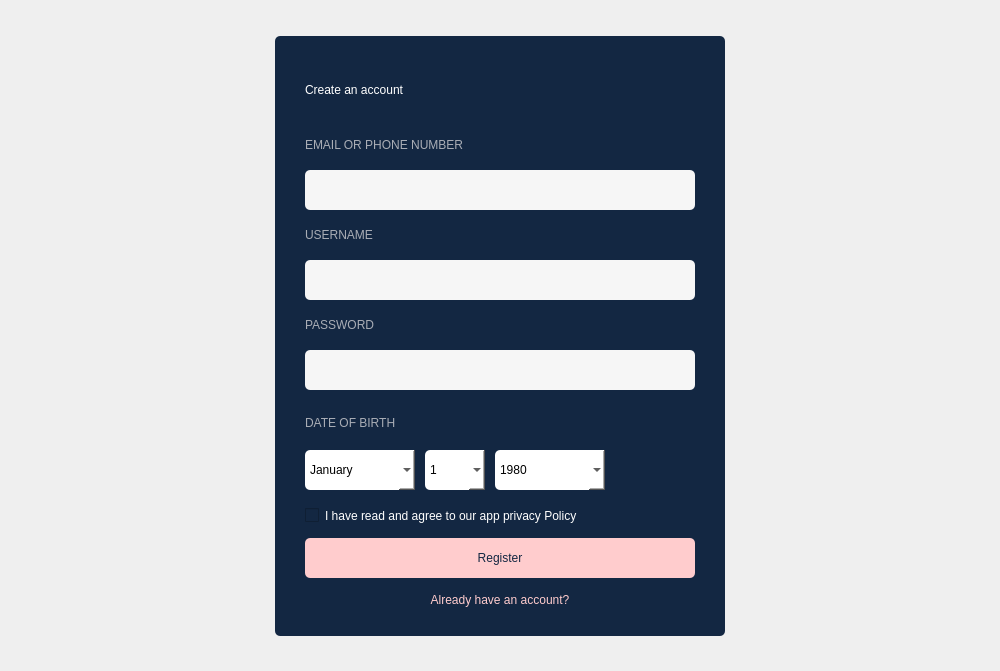
<?xml version="1.0" encoding="UTF-8"?>
<ui version="4.0">
 <class>MainWindow</class>
 <widget class="QMainWindow" name="MainWindow">
  <property name="geometry">
   <rect>
    <x>0</x>
    <y>0</y>
    <width>1000</width>
    <height>671</height>
   </rect>
  </property>
  <property name="windowTitle">
   <string>MainWindow</string>
  </property>
  <widget class="QWidget" name="centralwidget">
   <layout class="QGridLayout" name="gridLayout">
    <item row="0" column="1">
     <widget class="QWidget" name="space_top" native="true"/>
    </item>
    <item row="1" column="0">
     <widget class="QWidget" name="space_left" native="true"/>
    </item>
    <item row="1" column="2">
     <widget class="QWidget" name="space_right" native="true">
      <property name="minimumSize">
       <size>
        <width>150</width>
        <height>0</height>
       </size>
      </property>
     </widget>
    </item>
    <item row="2" column="1">
     <widget class="QWidget" name="space_bottom" native="true"/>
    </item>
    <item row="1" column="1">
     <widget class="QWidget" name="formRegister" native="true">
      <property name="minimumSize">
       <size>
        <width>450</width>
        <height>600</height>
       </size>
      </property>
      <property name="maximumSize">
       <size>
        <width>450</width>
        <height>600</height>
       </size>
      </property>
      <property name="styleSheet">
       <string notr="true">background-color: #132742;
border-radius: 5px;</string>
      </property>
      <layout class="QVBoxLayout" name="verticalLayout">
       <property name="spacing">
        <number>0</number>
       </property>
       <property name="leftMargin">
        <number>30</number>
       </property>
       <property name="rightMargin">
        <number>30</number>
       </property>
       <item>
        <widget class="QLabel" name="title">
         <property name="minimumSize">
          <size>
           <width>0</width>
           <height>60</height>
          </size>
         </property>
         <property name="maximumSize">
          <size>
           <width>16777215</width>
           <height>60</height>
          </size>
         </property>
         <property name="styleSheet">
          <string notr="true">font: 700 22pt &quot;Arial&quot;;
color: #ffffff;
</string>
         </property>
         <property name="text">
          <string>Create an account</string>
         </property>
        </widget>
       </item>
       <item>
        <widget class="QLabel" name="lblEmail">
         <property name="enabled">
          <bool>true</bool>
         </property>
         <property name="minimumSize">
          <size>
           <width>0</width>
           <height>20</height>
          </size>
         </property>
         <property name="maximumSize">
          <size>
           <width>16777215</width>
           <height>20</height>
          </size>
         </property>
         <property name="styleSheet">
          <string notr="true">font: 700 10pt &quot;Segoe UI&quot;;
color: #A9ADB5;</string>
         </property>
         <property name="text">
          <string>EMAIL OR PHONE NUMBER</string>
         </property>
         <property name="scaledContents">
          <bool>true</bool>
         </property>
        </widget>
       </item>
       <item>
        <widget class="QLineEdit" name="txtEmail">
         <property name="minimumSize">
          <size>
           <width>300</width>
           <height>40</height>
          </size>
         </property>
         <property name="maximumSize">
          <size>
           <width>450</width>
           <height>40</height>
          </size>
         </property>
         <property name="baseSize">
          <size>
           <width>20</width>
           <height>20</height>
          </size>
         </property>
         <property name="styleSheet">
          <string notr="true">background-color: #F6F6F6;
color: #132742;
font: 11pt &quot;Segoe UI&quot;;</string>
         </property>
        </widget>
       </item>
       <item>
        <widget class="QLabel" name="user_name">
         <property name="enabled">
          <bool>true</bool>
         </property>
         <property name="minimumSize">
          <size>
           <width>0</width>
           <height>20</height>
          </size>
         </property>
         <property name="maximumSize">
          <size>
           <width>16777215</width>
           <height>20</height>
          </size>
         </property>
         <property name="styleSheet">
          <string notr="true">font: 700 10pt &quot;Segoe UI&quot;;
color: #A9ADB5;</string>
         </property>
         <property name="text">
          <string>USERNAME</string>
         </property>
         <property name="scaledContents">
          <bool>true</bool>
         </property>
        </widget>
       </item>
       <item>
        <widget class="QLineEdit" name="txtUsername">
         <property name="minimumSize">
          <size>
           <width>300</width>
           <height>40</height>
          </size>
         </property>
         <property name="maximumSize">
          <size>
           <width>450</width>
           <height>40</height>
          </size>
         </property>
         <property name="baseSize">
          <size>
           <width>20</width>
           <height>20</height>
          </size>
         </property>
         <property name="styleSheet">
          <string notr="true">background-color: #F6F6F6;
color: #132742;
font: 11pt &quot;Segoe UI&quot;;</string>
         </property>
        </widget>
       </item>
       <item>
        <widget class="QLabel" name="lblPassword">
         <property name="enabled">
          <bool>true</bool>
         </property>
         <property name="minimumSize">
          <size>
           <width>0</width>
           <height>20</height>
          </size>
         </property>
         <property name="maximumSize">
          <size>
           <width>16777215</width>
           <height>20</height>
          </size>
         </property>
         <property name="styleSheet">
          <string notr="true">font: 700 10pt &quot;Segoe UI&quot;;
color: #A9ADB5;</string>
         </property>
         <property name="text">
          <string>PASSWORD</string>
         </property>
         <property name="scaledContents">
          <bool>true</bool>
         </property>
        </widget>
       </item>
       <item>
        <widget class="QLineEdit" name="txtPassword">
         <property name="minimumSize">
          <size>
           <width>250</width>
           <height>40</height>
          </size>
         </property>
         <property name="maximumSize">
          <size>
           <width>450</width>
           <height>40</height>
          </size>
         </property>
         <property name="baseSize">
          <size>
           <width>20</width>
           <height>20</height>
          </size>
         </property>
         <property name="styleSheet">
          <string notr="true">background-color: #F6F6F6;
color: #132742;
font: 11pt &quot;Segoe UI&quot;;</string>
         </property>
        </widget>
       </item>
       <item>
        <widget class="QLabel" name="lblDoB">
         <property name="enabled">
          <bool>true</bool>
         </property>
         <property name="minimumSize">
          <size>
           <width>0</width>
           <height>28</height>
          </size>
         </property>
         <property name="maximumSize">
          <size>
           <width>16777215</width>
           <height>20</height>
          </size>
         </property>
         <property name="styleSheet">
          <string notr="true">font: 700 10pt &quot;Segoe UI&quot;;
color: #A9ADB5;</string>
         </property>
         <property name="text">
          <string>DATE OF BIRTH</string>
         </property>
         <property name="scaledContents">
          <bool>true</bool>
         </property>
        </widget>
       </item>
       <item>
        <widget class="QWidget" name="widget_6" native="true">
         <property name="minimumSize">
          <size>
           <width>0</width>
           <height>45</height>
          </size>
         </property>
         <property name="maximumSize">
          <size>
           <width>16777215</width>
           <height>45</height>
          </size>
         </property>
         <layout class="QHBoxLayout" name="horizontalLayout">
          <property name="spacing">
           <number>10</number>
          </property>
          <property name="leftMargin">
           <number>0</number>
          </property>
          <property name="topMargin">
           <number>0</number>
          </property>
          <property name="rightMargin">
           <number>0</number>
          </property>
          <property name="bottomMargin">
           <number>0</number>
          </property>
          <item>
           <widget class="QComboBox" name="cb_Month">
            <property name="minimumSize">
             <size>
              <width>110</width>
              <height>40</height>
             </size>
            </property>
            <property name="maximumSize">
             <size>
              <width>110</width>
              <height>40</height>
             </size>
            </property>
            <property name="cursor">
             <cursorShape>PointingHandCursor</cursorShape>
            </property>
            <property name="styleSheet">
             <string notr="true">background-color: white;
font: 12pt &quot;Segoe UI&quot;;</string>
            </property>
            <item>
             <property name="text">
              <string>January</string>
             </property>
            </item>
            <item>
             <property name="text">
              <string>February</string>
             </property>
            </item>
            <item>
             <property name="text">
              <string>March</string>
             </property>
            </item>
            <item>
             <property name="text">
              <string>April</string>
             </property>
            </item>
            <item>
             <property name="text">
              <string>May</string>
             </property>
            </item>
            <item>
             <property name="text">
              <string>June</string>
             </property>
            </item>
            <item>
             <property name="text">
              <string>July</string>
             </property>
            </item>
            <item>
             <property name="text">
              <string>August</string>
             </property>
            </item>
            <item>
             <property name="text">
              <string>September </string>
             </property>
            </item>
            <item>
             <property name="text">
              <string>October</string>
             </property>
            </item>
            <item>
             <property name="text">
              <string>November</string>
             </property>
            </item>
            <item>
             <property name="text">
              <string>November</string>
             </property>
            </item>
           </widget>
          </item>
          <item>
           <widget class="QComboBox" name="cb_Day">
            <property name="minimumSize">
             <size>
              <width>60</width>
              <height>40</height>
             </size>
            </property>
            <property name="maximumSize">
             <size>
              <width>60</width>
              <height>40</height>
             </size>
            </property>
            <property name="cursor">
             <cursorShape>PointingHandCursor</cursorShape>
            </property>
            <property name="styleSheet">
             <string notr="true">background-color: white;
font: 12pt &quot;Segoe UI&quot;;</string>
            </property>
            <item>
             <property name="text">
              <string>1</string>
             </property>
            </item>
            <item>
             <property name="text">
              <string>2</string>
             </property>
            </item>
            <item>
             <property name="text">
              <string>3</string>
             </property>
            </item>
            <item>
             <property name="text">
              <string>4</string>
             </property>
            </item>
            <item>
             <property name="text">
              <string>5</string>
             </property>
            </item>
            <item>
             <property name="text">
              <string>6</string>
             </property>
            </item>
            <item>
             <property name="text">
              <string>7</string>
             </property>
            </item>
            <item>
             <property name="text">
              <string>8</string>
             </property>
            </item>
            <item>
             <property name="text">
              <string>9</string>
             </property>
            </item>
            <item>
             <property name="text">
              <string>10</string>
             </property>
            </item>
            <item>
             <property name="text">
              <string>11</string>
             </property>
            </item>
            <item>
             <property name="text">
              <string>12</string>
             </property>
            </item>
            <item>
             <property name="text">
              <string>13</string>
             </property>
            </item>
            <item>
             <property name="text">
              <string>14</string>
             </property>
            </item>
            <item>
             <property name="text">
              <string>15</string>
             </property>
            </item>
            <item>
             <property name="text">
              <string>16</string>
             </property>
            </item>
            <item>
             <property name="text">
              <string>17</string>
             </property>
            </item>
            <item>
             <property name="text">
              <string>18</string>
             </property>
            </item>
            <item>
             <property name="text">
              <string>19</string>
             </property>
            </item>
            <item>
             <property name="text">
              <string>20</string>
             </property>
            </item>
            <item>
             <property name="text">
              <string>21</string>
             </property>
            </item>
            <item>
             <property name="text">
              <string>22</string>
             </property>
            </item>
            <item>
             <property name="text">
              <string>23</string>
             </property>
            </item>
            <item>
             <property name="text">
              <string>24</string>
             </property>
            </item>
            <item>
             <property name="text">
              <string>25</string>
             </property>
            </item>
            <item>
             <property name="text">
              <string>26</string>
             </property>
            </item>
            <item>
             <property name="text">
              <string>27</string>
             </property>
            </item>
            <item>
             <property name="text">
              <string>28</string>
             </property>
            </item>
            <item>
             <property name="text">
              <string>29</string>
             </property>
            </item>
            <item>
             <property name="text">
              <string>30</string>
             </property>
            </item>
           </widget>
          </item>
          <item>
           <widget class="QComboBox" name="cb_Year">
            <property name="minimumSize">
             <size>
              <width>110</width>
              <height>40</height>
             </size>
            </property>
            <property name="maximumSize">
             <size>
              <width>110</width>
              <height>40</height>
             </size>
            </property>
            <property name="cursor">
             <cursorShape>PointingHandCursor</cursorShape>
            </property>
            <property name="styleSheet">
             <string notr="true">background-color: white;
font: 12pt &quot;Segoe UI&quot;;</string>
            </property>
            <item>
             <property name="text">
              <string>1980</string>
             </property>
            </item>
            <item>
             <property name="text">
              <string>1981</string>
             </property>
            </item>
            <item>
             <property name="text">
              <string>1982</string>
             </property>
            </item>
            <item>
             <property name="text">
              <string>1983</string>
             </property>
            </item>
            <item>
             <property name="text">
              <string>1984</string>
             </property>
            </item>
            <item>
             <property name="text">
              <string>1985</string>
             </property>
            </item>
            <item>
             <property name="text">
              <string>1986</string>
             </property>
            </item>
            <item>
             <property name="text">
              <string>1987</string>
             </property>
            </item>
            <item>
             <property name="text">
              <string>1989</string>
             </property>
            </item>
            <item>
             <property name="text">
              <string>1989</string>
             </property>
            </item>
            <item>
             <property name="text">
              <string>1990</string>
             </property>
            </item>
            <item>
             <property name="text">
              <string>1991</string>
             </property>
            </item>
            <item>
             <property name="text">
              <string>1992</string>
             </property>
            </item>
            <item>
             <property name="text">
              <string>1993</string>
             </property>
            </item>
            <item>
             <property name="text">
              <string>1994</string>
             </property>
            </item>
            <item>
             <property name="text">
              <string>1995</string>
             </property>
            </item>
            <item>
             <property name="text">
              <string>1996</string>
             </property>
            </item>
            <item>
             <property name="text">
              <string>1997</string>
             </property>
            </item>
            <item>
             <property name="text">
              <string>1998</string>
             </property>
            </item>
            <item>
             <property name="text">
              <string>1999</string>
             </property>
            </item>
            <item>
             <property name="text">
              <string>2000</string>
             </property>
            </item>
            <item>
             <property name="text">
              <string>2001</string>
             </property>
            </item>
            <item>
             <property name="text">
              <string>2002</string>
             </property>
            </item>
            <item>
             <property name="text">
              <string>2003</string>
             </property>
            </item>
            <item>
             <property name="text">
              <string>2004</string>
             </property>
            </item>
            <item>
             <property name="text">
              <string>2005</string>
             </property>
            </item>
            <item>
             <property name="text">
              <string>2006</string>
             </property>
            </item>
            <item>
             <property name="text">
              <string>2007</string>
             </property>
            </item>
            <item>
             <property name="text">
              <string>2008</string>
             </property>
            </item>
            <item>
             <property name="text">
              <string>2009</string>
             </property>
            </item>
            <item>
             <property name="text">
              <string>2010</string>
             </property>
            </item>
            <item>
             <property name="text">
              <string>2011</string>
             </property>
            </item>
            <item>
             <property name="text">
              <string>2012</string>
             </property>
            </item>
            <item>
             <property name="text">
              <string>2013</string>
             </property>
            </item>
            <item>
             <property name="text">
              <string>2014</string>
             </property>
            </item>
            <item>
             <property name="text">
              <string>2015</string>
             </property>
            </item>
            <item>
             <property name="text">
              <string>2016</string>
             </property>
            </item>
            <item>
             <property name="text">
              <string>2017</string>
             </property>
            </item>
            <item>
             <property name="text">
              <string>2018</string>
             </property>
            </item>
            <item>
             <property name="text">
              <string>2019</string>
             </property>
            </item>
            <item>
             <property name="text">
              <string>2020</string>
             </property>
            </item>
            <item>
             <property name="text">
              <string>2021</string>
             </property>
            </item>
            <item>
             <property name="text">
              <string>2022</string>
             </property>
            </item>
            <item>
             <property name="text">
              <string>2023</string>
             </property>
            </item>
           </widget>
          </item>
          <item>
           <widget class="QWidget" name="widget_7" native="true">
            <property name="maximumSize">
             <size>
              <width>90</width>
              <height>16777215</height>
             </size>
            </property>
            <property name="baseSize">
             <size>
              <width>90</width>
              <height>0</height>
             </size>
            </property>
           </widget>
          </item>
         </layout>
        </widget>
       </item>
       <item>
        <widget class="QCheckBox" name="checkBox">
         <property name="styleSheet">
          <string notr="true">color: white;
font: 700 10pt &quot;Segoe UI&quot;;</string>
         </property>
         <property name="text">
          <string>I have read and agree to our app privacy Policy</string>
         </property>
        </widget>
       </item>
       <item>
        <widget class="QPushButton" name="btnRegister">
         <property name="minimumSize">
          <size>
           <width>250</width>
           <height>40</height>
          </size>
         </property>
         <property name="maximumSize">
          <size>
           <width>450</width>
           <height>40</height>
          </size>
         </property>
         <property name="cursor">
          <cursorShape>PointingHandCursor</cursorShape>
         </property>
         <property name="layoutDirection">
          <enum>Qt::LeftToRight</enum>
         </property>
         <property name="styleSheet">
          <string notr="true">background-color: #FFCCCD;
font: 700 11pt &quot;Arial&quot;;
color: #132742;
</string>
         </property>
         <property name="text">
          <string>Register</string>
         </property>
        </widget>
       </item>
       <item>
        <widget class="QPushButton" name="btn_Login">
         <property name="cursor">
          <cursorShape>PointingHandCursor</cursorShape>
         </property>
         <property name="styleSheet">
          <string notr="true">color: #FFCCCD;
font: 700 11pt &quot;Segoe UI&quot;;</string>
         </property>
         <property name="text">
          <string>Already have an account?</string>
         </property>
        </widget>
       </item>
      </layout>
     </widget>
    </item>
   </layout>
  </widget>
 </widget>
 <resources/>
 <connections/>
</ui>
